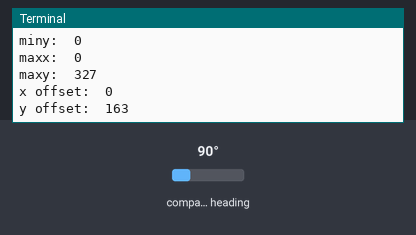
Simulated run of this program. Board: Raspberry Pi (BCM pin numbers). On the bench: the last lines printed to the terminal. The test bench sets the inputs (shaded band); at power-on: compass heading 90°.

Above: at 1.2 s.
1.3 s: compass heading set to 7°
At 1.67 s:
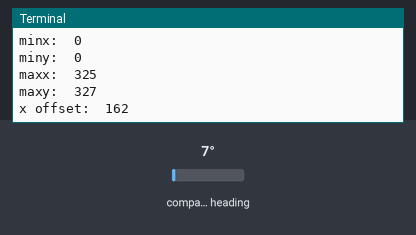
2.8 s: compass heading set to 180°
At 4.8 s:
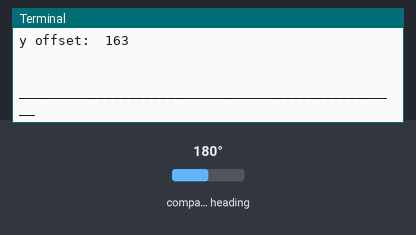
Timing chart, 0 to 6.3 s (numbered marks = the images above; inputs shaded):
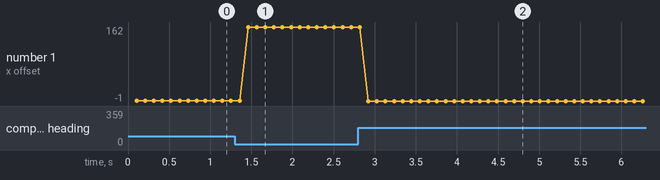

The program:

tar_compass.py
```python
# This script is used to tar the compass:
# start this script and turn around the compass in 360 degrees (you got 500 loop-calls for that)
# then you get the x- & y- offset. Re-adjust your compass with that values (in gpsdData.py).

import smbus
import time
import math

bus = smbus.SMBus(1)
address = 0x1e


def read_byte(adr):
	return bus.read_byte_data(address, adr)

def read_word(adr):
	high = bus.read_byte_data(address, adr)
	low = bus.read_byte_data(address, adr+1)
	val = (high << 8) + low
	return val

def read_word_2c(adr):
	val = read_word(adr)
	if (val >= 0x8000):
		return -((65535 - val) + 1)
	else:
	        return val

def write_byte(adr, value):
	bus.write_byte_data(address, adr, value)

write_byte(0, 0b01110000) # Set to 8 samples @ 15Hz
write_byte(1, 0b00100000) # 1.3 gain LSb / Gauss 1090 (default)
write_byte(2, 0b00000000) # Continuous sampling

scale = 0.92

#x_out = read_word_2c(3) * scale
#y_out = read_word_2c(7) * scale
#z_out = read_word_2c(5) * scale

#bearing  = math.atan2(y_out, x_out)
#if (bearing < 0):
#	bearing += 2 * math.pi

#print "Bearing: ", math.degrees(bearing)

minx = 0
maxx = 0
miny = 0
maxy = 0

for i in range(0,500):
	x_out = read_word_2c(3)
	y_out = read_word_2c(7)
	z_out = read_word_2c(5)


	if x_out < minx:
		minx=x_out

	if y_out < miny:
		miny=y_out

	if x_out > maxx:
		maxx=x_out

	if y_out > maxy:
		maxy=y_out

	#print x_out, y_out, (x_out * scale), (y_out * scale)
	time.sleep(0.1)

	print "\n\n_________________________________________________"
	print str(i) + ". turn"
	print "minx: ", minx
	print "miny: ", miny
	print "maxx: ", maxx
	print "maxy: ", maxy
	print "x offset: ", (maxx + minx) / 2
	print "y offset: ", (maxy + miny) / 2
```

Measured:
- after the input at 1.3 s, the terminal: prints a new line after 0.16 s (image 1)
- plotted number 1: 0 → 162 after the input at 1.3 s
